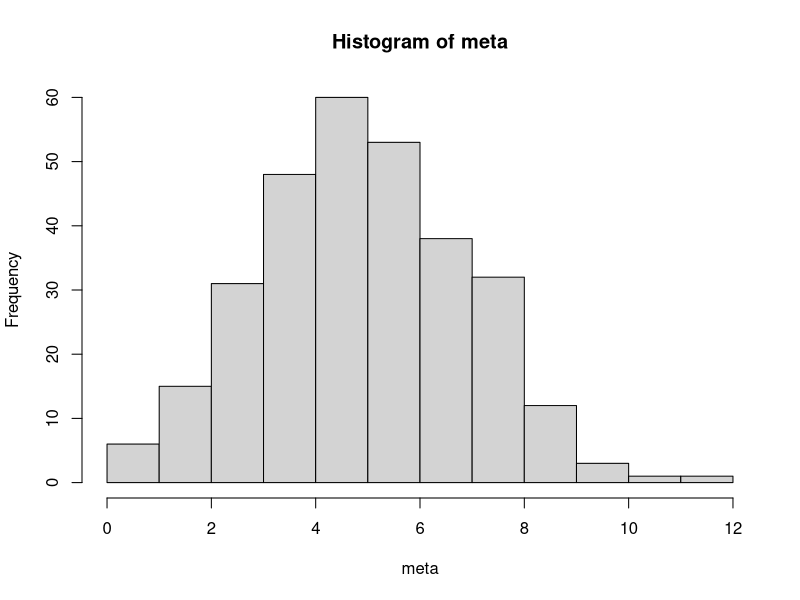
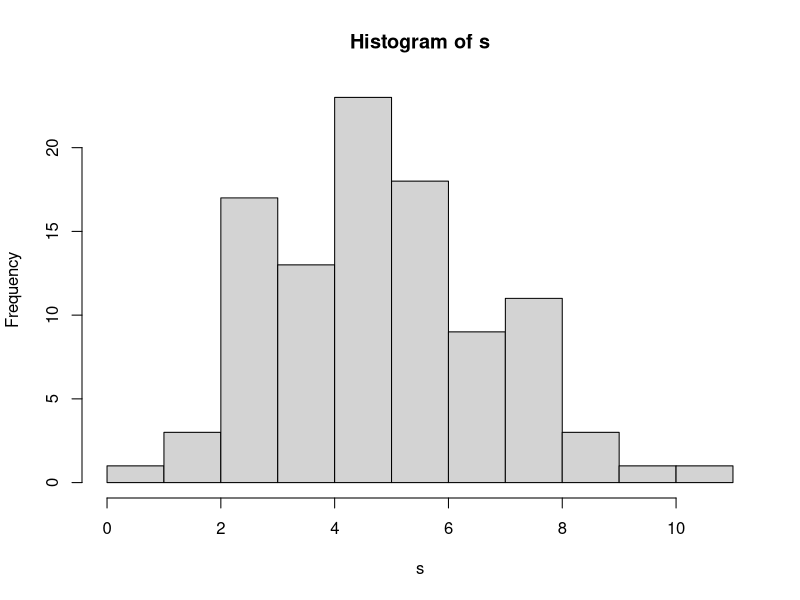

Recreate these plots in R, in order.
## ---- chunk 1
knitr::opts_chunk$set(echo = TRUE)
## ---- chunk 2
idx<-as.integer(runif(300)*300)+1
## ---- chunk 3
meta<-rnorm(300,5,2)
hist(meta)
## ---- chunk 4
idx<-as.integer(runif(100)*300)+1
s<-meta[idx]
s.sum<-summary(s)
hist(s)
s.mean<-(s.sum[4])
